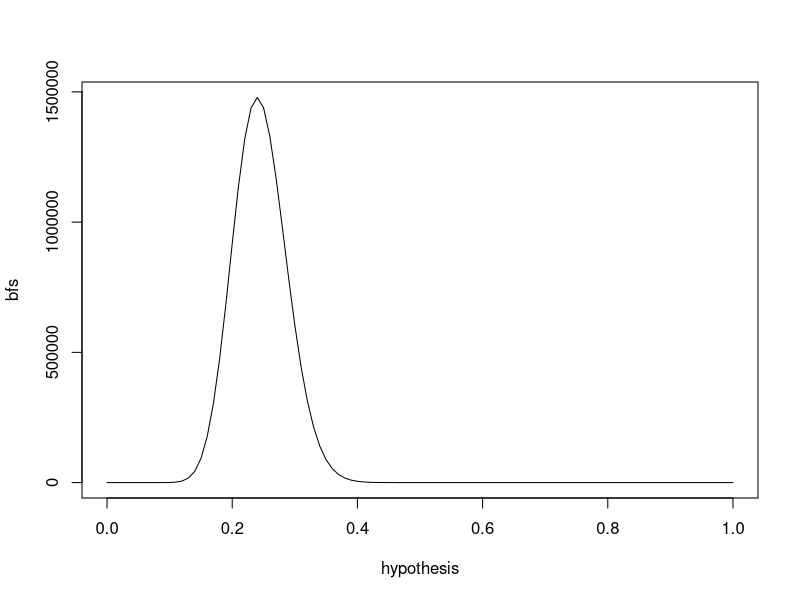
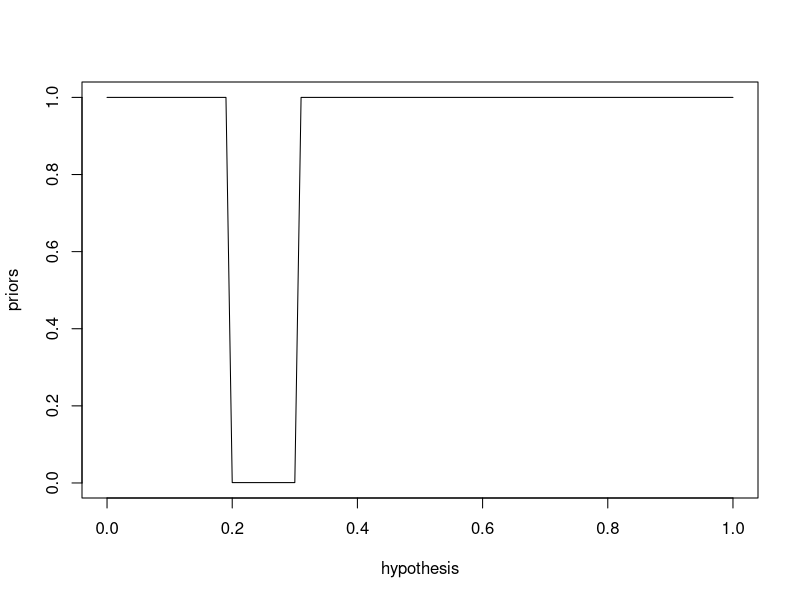
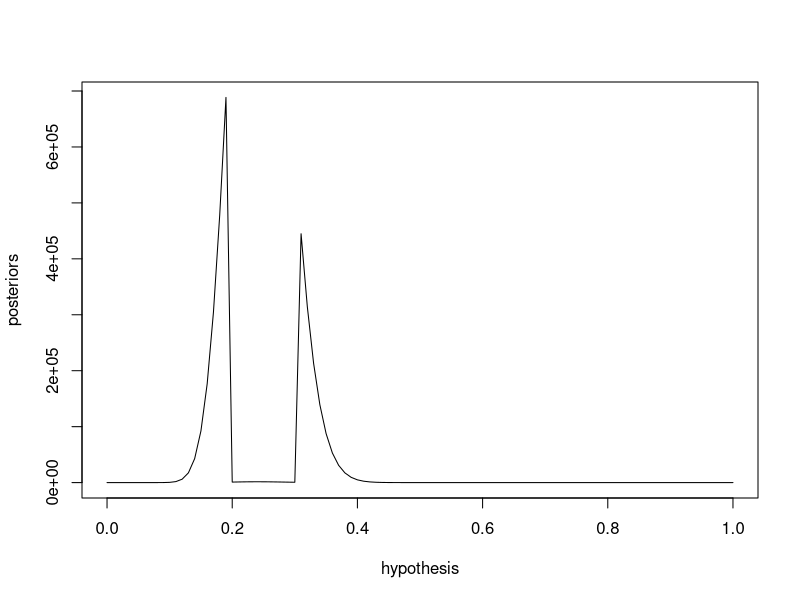
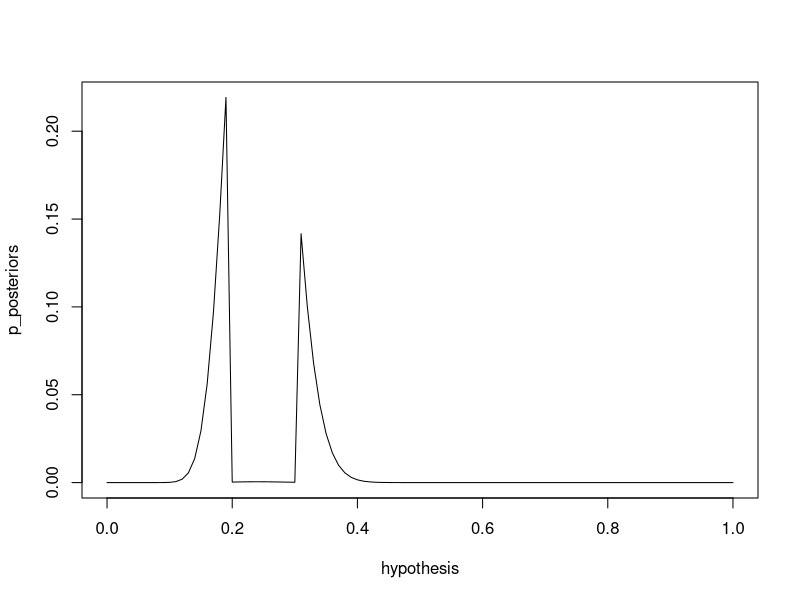
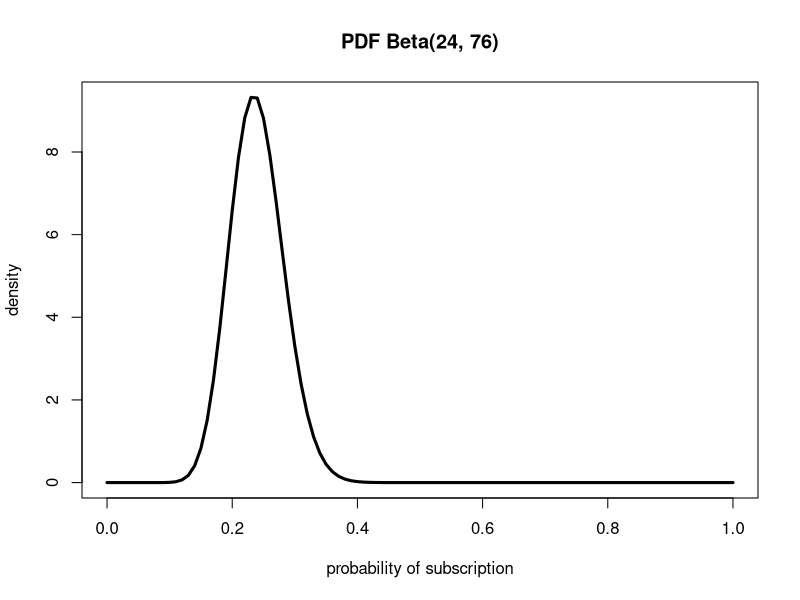

Reproduce these figures in R, in order.
# bayes hypothesis test ---------------------------------------------------
# ref 19 FROM HYPOTHESIS TESTING TO PARAMETER ESTIMATION
pbinom(24, 100, 0.5)

# likelihood ratio for any two hypothesis
dx = 0.01
hypothesis = seq(0, 1, by=dx)

bayes_factor = function(h_top, h_bottom) {
  ((h_top)^24 * (1 - h_top)^76) / ((h_bottom)^24 * (1 - h_bottom)^76)
}

bfs = bayes_factor(hypothesis, 0.5)

plot(hypothesis, bfs, type = 'l')

# find largest Bayes factor
max(bfs)
hypothesis[which.max(bfs)] # 0.24

# vector of odds ratios
priors = ifelse(hypothesis >= 0.2 & hypothesis <= 0.3, 1/1000, 1)
plot(hypothesis, priors, type = 'l')

# find posteriors
posteriors = priors * bfs
plot(hypothesis, posteriors, type = 'l')

# summation of posterior odds and normalize
sum(posteriors)
p_posteriors = posteriors / sum(posteriors)
sum(p_posteriors)

plot(hypothesis, p_posteriors, type = 'l')

# the true rate of getting a prize is less than what the attendant claims
sum(p_posteriors[which(hypothesis < 0.5)])
# 0.9999995, the attendant is overstating the true prize rate !

# expectation
sum(p_posteriors * hypothesis)

# most likely estimate
hypothesis[which.max(p_posteriors)] # 0.19

# use beta distribution
xs_all = seq(0, 1, by = 0.01)

prob_beta = dbeta(xs_all, 24, 100-24)

plot(xs_all, prob_beta, 
     type = 'l',
     lwd = 3,
     ylab = 'density',
     xlab = "probability of subscription",
     main = "PDF Beta(24, 76)")

